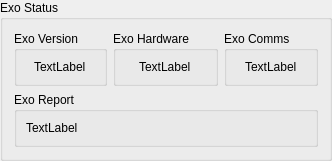
     <widget class="QGroupBox" name="groupBox_3">
      <property name="title">
       <string>Exo Status</string>
      </property>
      <layout class="QGridLayout" name="gridLayout_3">
       <item row="0" column="2">
        <widget class="QGroupBox" name="groupBox_16">
         <property name="title">
          <string>Exo Comms</string>
         </property>
         <layout class="QGridLayout" name="gridLayout_11">
          <item row="0" column="0" alignment="Qt::AlignHCenter">
           <widget class="QLabel" name="label_8">
            <property name="text">
             <string>TextLabel</string>
            </property>
           </widget>
          </item>
         </layout>
        </widget>
       </item>
       <item row="0" column="0">
        <widget class="QGroupBox" name="groupBox_14">
         <property name="title">
          <string>Exo Version</string>
         </property>
         <layout class="QGridLayout" name="gridLayout_9">
          <item row="0" column="0" alignment="Qt::AlignHCenter">
           <widget class="QLabel" name="label">
            <property name="text">
             <string>TextLabel</string>
            </property>
           </widget>
          </item>
         </layout>
        </widget>
       </item>
       <item row="0" column="1">
        <widget class="QGroupBox" name="groupBox_15">
         <property name="title">
          <string>Exo Hardware</string>
         </property>
         <layout class="QGridLayout" name="gridLayout_10">
          <item row="0" column="0" alignment="Qt::AlignHCenter">
           <widget class="QLabel" name="label_6">
            <property name="text">
             <string>TextLabel</string>
            </property>
           </widget>
          </item>
         </layout>
        </widget>
       </item>
       <item row="1" column="0" colspan="3">
        <widget class="QGroupBox" name="groupBox_17">
         <property name="title">
          <string>Exo Report</string>
         </property>
         <layout class="QGridLayout" name="gridLayout_12">
          <item row="0" column="0">
           <widget class="QLabel" name="label_9">
            <property name="text">
             <string>TextLabel</string>
            </property>
           </widget>
          </item>
         </layout>
        </widget>
       </item>
      </layout>
     </widget>
